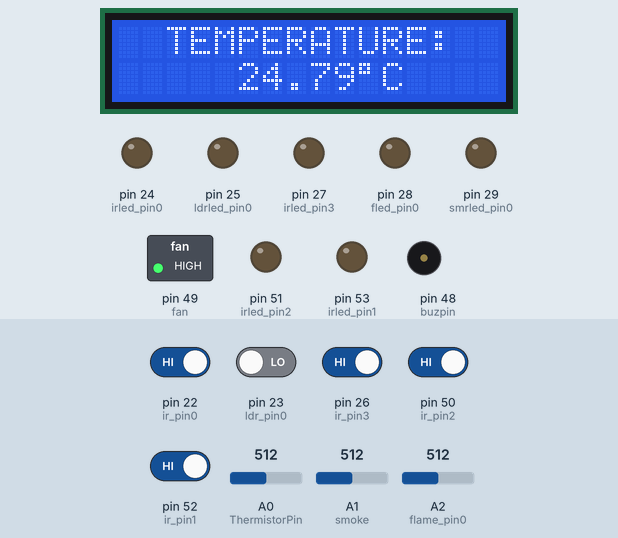
Bench run of a sketch on a simulated Arduino Mega 2560, built with avr-gcc and run on an emulated ATmega2560. Parts: 16×2 character LCD, switched loads named in the sketch (green lamp = pin HIGH), output pins drawn as LEDs (lit = HIGH), buzzer (waves = sounding). Inputs (shaded band) come from the test bench; at power-on: pin 22 (ir_pin0), pin 26 (ir_pin3), pin 50 (ir_pin2), pin 52 (ir_pin1) HIGH, pin 23 (ldr_pin0) LOW, A0 (ThermistorPin) = 512, A2 (flame_pin0) = 512, A1 (smoke) = 512. What the sketch prints to the serial monitor is not drawn.

Above: at 1.2 s.
1.3 s: A0 (ThermistorPin) set to 661
At 5.6 s:
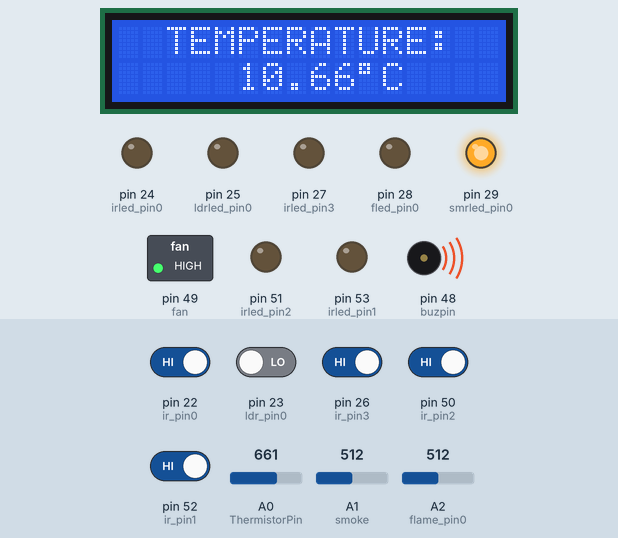
8.8 s: A0 (ThermistorPin) set to 683
At 16.3 s:
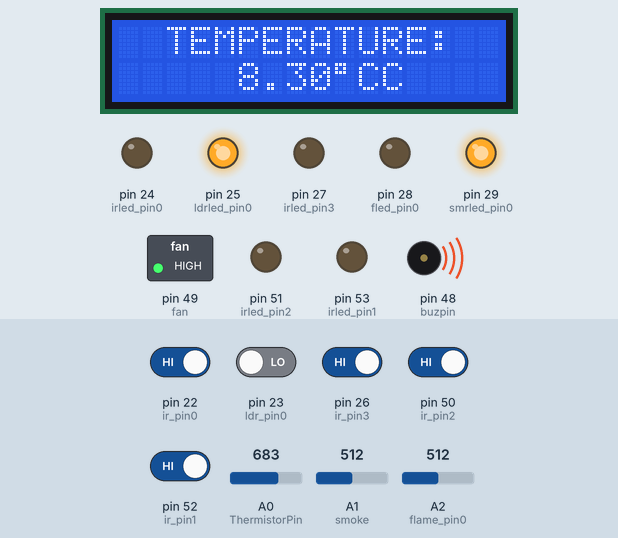
17.3 s: A2 (flame_pin0) set to 218
21.5 s: A2 (flame_pin0) set to 189
At 25.4 s:
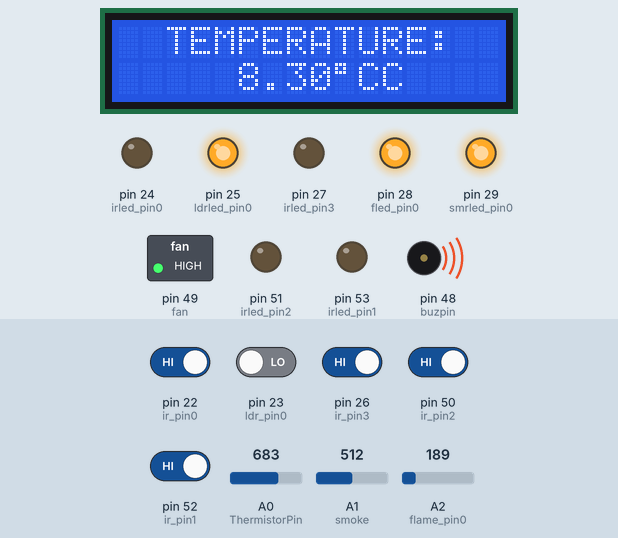
25.7 s: A1 (smoke) set to 409
29.7 s: A1 (smoke) set to 389
At 33.3 s:
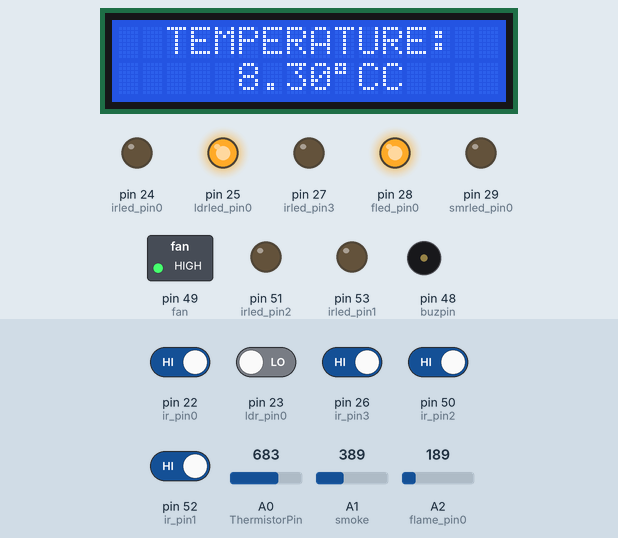
Timing chart, 0 to 38.5 s (numbered marks = the images above; inputs shaded):
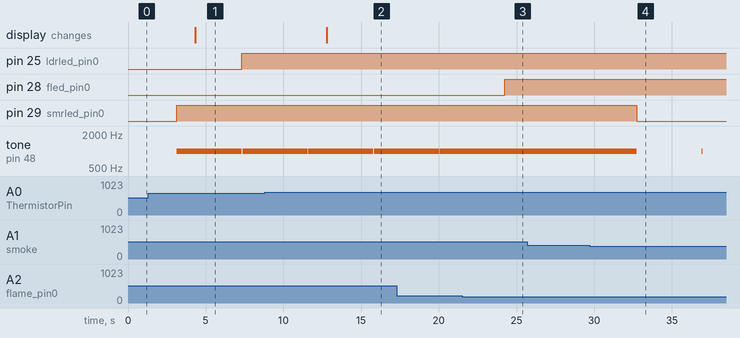

Measured:
- the behaviour switches between 667 and 668 on A0 (ThermistorPin) (found by bisection; images 1 and 2)
- the behaviour switches between 201 and 200 on A2 (flame_pin0) (found by bisection; images 2 and 3)
- the behaviour switches between 401 and 400 on A1 (smoke) (found by bisection; images 3 and 4)
- after the input at 1.3 s, the display: changes after 3.0 s (image 1)
- after the input at 8.8 s, the display: changes after 4.0 s (image 2)
- after the input at 21.5 s, pin 28 (fled_pin0): LOW → HIGH after 2.7 s; tone on pin 48 (buzpin): stays 1000 Hz (without the input it goes to silent after 2.7 s)
- after the input at 25.7 s, every drawn part: stays the same
- after the input at 29.7 s, pin 29 (smrled_pin0): HIGH → LOW after 3.0 s; tone on pin 48 (buzpin): 1000 Hz → silent after 3.0 s, → 1000 Hz 4.2 s later, → silent 0.05 s later
- by itself, tone on pin 48 (buzpin): alternates 1000 Hz for 4.2 s and silent for 0.05 s

The sketch:

UNO.ino
```cpp
#include <SoftwareSerial.h>
#include <ArduinoJson.h>
#define arraySize 32
#include <LCD.h>
#include <LiquidCrystal.h>
#include <LiquidCrystal_I2C.h>
#include <Wire.h>


LiquidCrystal_I2C lcd(0x27, 2, 1, 0, 4, 5, 6, 7, 3, POSITIVE);
char inData[arraySize];
char y[arraySize];
void sendValues(String tsdf);

SoftwareSerial NodeMCU(11,12);

int response;
int ldr_pin0 = 23;
int ldrled_pin0 = 25;
int flamesensvalue0 = 0;
int flame_pin0 = A2;
int fled_pin0 = 28;
int threshold0 = 200;
int buzpin = 48;
int buzpin1 = 47;
int ir_pin0 = 22;
int irled_pin0 = 24;
int ir_pin1 = 52;
int irled_pin1 = 53;
int ir_pin2 = 50;
int irled_pin2 = 51;
int ir_pin3 = 26;
int irled_pin3 = 27;
int iro0 = HIGH;
int iro1 = HIGH;
int iro2 = HIGH;
int iro3 = HIGH;
int smoke = A1;
int sensorThres0 = 400;
int smrled_pin0 = 29;
int Vo;
float R1 = 2252;
float logR2, R2, T;
float A = 1.484778004e-03, B = 2.348962910e-04, C = 1.006037158e-07;
int ThermistorPin = A0;
int fan = 49;
int buzz;
int a_light;
int control = 1;

void setup() {
  pinMode(ldr_pin0,INPUT);
  pinMode(flame_pin0,INPUT);
  pinMode(fled_pin0,OUTPUT);
  pinMode(ldr_pin0,INPUT);
  pinMode(ldrled_pin0,OUTPUT);
  pinMode(ir_pin0,INPUT);
  pinMode(irled_pin0,OUTPUT);
  pinMode(ir_pin1,INPUT);
  pinMode(irled_pin1,OUTPUT);
  pinMode(ir_pin2,INPUT);
  pinMode(irled_pin2,OUTPUT);
  pinMode(ir_pin3,INPUT);
  pinMode(irled_pin3,OUTPUT);
  pinMode(smoke,INPUT);
  pinMode(smrled_pin0,OUTPUT);
  pinMode(buzpin,OUTPUT);
  pinMode(buzpin1,OUTPUT);
  pinMode(fan,OUTPUT);
  digitalWrite(fan,HIGH);
  Serial.begin(9600);
  NodeMCU.begin(9600);
  Serial.println("setup");
lcd.begin(16,2);
lcd.backlight();

}

void loop() {
  lcd.setCursor(2,0);
  lcd.print("TEMPERATURE:");
  TEMP();
  lcd.setCursor(5,1);
  lcd.print(T);
  lcd.print((char)223);
  lcd.print("C");
  delay(3000);
  Serial.println("loop");
  float temp = TEMP();
  int ldr = LDR(control);
  int flame = FLAME();
  int ir = IR();
  int ir1 = IR1();
  int ir2 = IR2();
  int ir3 = IR3();
  int smoke = SMOKE();
  int fan = FAN(control);
   if(buzpin == HIGH){
    buzz = 1;
  }else{
    buzz = 0;
  }
  if(fled_pin0 == HIGH){
    a_light = 1;
    }else{
      a_light = 0;
    }
    Serial.println(buzz);
    Serial.println(a_light);
  Serial.print("light ");
  Serial.println(ldr);
  Serial.print("flame ");
  Serial.println(flame);
  control = sendValues(ldr,flame,ir,ir1,ir2,ir3,smoke,temp,fan,buzz,a_light);
  Serial.println("control");
  Serial.println(control);
}


int sendValues(int ldr2,int flame2,int ir, int ir1, int ir2, int ir3, int smoke, float temp, int fan, int buzz, int a_light){
  StaticJsonBuffer<1000> jsonBuffer;
  JsonObject& root = jsonBuffer.createObject();
  root["order"] = "send_values";
  root["ldr"] = ldr2;
  root["flame"] = flame2;
  root["ir"] = ir;
  root["ir2"] = ir1;
  root["ir3"] = ir2;
  root["ir4"] = ir3;
  root["smoke"] = smoke;
  root["temp"] = temp;
  root["fan"] = fan;
  root["buzz"] = buzz;
  root["light"] = a_light;
  root.printTo(NodeMCU);
  Serial.println("Data Sent ...");
  if(NodeMCU.available()){
    Serial.println("Response available ...");
  }
  response = NodeMCU.parseInt();
  Serial.println(response);
  if(response==1){
    Serial.println("fan and light is off");

    }
  else if(response==2){
    Serial.println("fan off and light  on");
  }
   else if(response==3){
    Serial.println("fan on and light  off");
  }
   else if(response==4){
    Serial.println("fan on and light  on");
  }

    else{
     Serial.println("Error occur");
    }
  return response;
}

int LDR(int ctrl){
  int value;
   if( digitalRead(ldr_pin0) == 1 || ctrl == 2 || ctrl == 4 || ctrl > 4){
     digitalWrite(ldrled_pin0, HIGH);
      value = 1;


   }else if(ctrl == 0){
    digitalWrite(ldrled_pin0, HIGH);
    value = 1;

    }
   else{
    digitalWrite(ldrled_pin0, LOW);
      value = 0;
   }
         delay(10);

   return value;
}
int FLAME(){
  int value;
  flamesensvalue0 = analogRead(flame_pin0);
  if(flamesensvalue0 <= threshold0)
  {
    digitalWrite(fled_pin0,HIGH);
    tone(buzpin,1000);
    value = 1;

  }
  else
  {
    digitalWrite(fled_pin0,LOW);
    noTone(buzpin);
     value = 0;

  }
  delay(10);
  return value;
}
int IR(){
  int value;
  iro0 = digitalRead(ir_pin0);
  if(iro0 == LOW)
  {
    digitalWrite(irled_pin0, HIGH);
    tone(buzpin1,1000);
    value = 1;

  }
  else
  {
    digitalWrite(irled_pin0, LOW);
     noTone(buzpin1);
    value = 0;
  }
  delay(10);
  return value;
}
int IR1(){
  int value;
  iro1 = digitalRead(ir_pin1);
    //tone(buzpin1,1000);
  if(iro1 == LOW)
  {
    digitalWrite(irled_pin1, HIGH);
    value = 1;

  }
  else
  {
    digitalWrite(irled_pin1, LOW);
    value = 0;
  }
  delay(10);
  return value;
}
int IR2(){
  int value;
  iro2 = digitalRead(ir_pin2);
  if(iro2 == LOW)
  {
    digitalWrite(irled_pin2, HIGH);
   // tone(buzpin1,1000);
    value = 1;

  }
  else
  {
    digitalWrite(irled_pin2, LOW);
    value = 0;
  }
  delay(10);
  return value;
}
int IR3(){
  int value;
  iro3 = digitalRead(ir_pin3);
  if(iro3 == LOW)
  {
    digitalWrite(irled_pin3, HIGH);
   // tone(buzpin1,1000);
    value = 1;

  }
  else
  {
    digitalWrite(irled_pin3, LOW);
    value = 0;
  }
  delay(10);
  return value;
}

int SMOKE(){
  int analogSensor = analogRead(smoke);
  int value;
  if(analogSensor > sensorThres0)
  {
    digitalWrite(smrled_pin0,HIGH);
    tone(buzpin,1000);
    value=1;
  }
  else
  {
    digitalWrite(smrled_pin0,LOW);
    noTone(buzpin);
    value=0;
  }
  delay(10);
  return value;
}
float TEMP()
{
Vo = analogRead(ThermistorPin);
R2 = R1* (1023.0 / (float)Vo - 1.0);
logR2 = log(R2);
T = (1.0 / (A + B*logR2 + C*logR2*logR2*logR2));
T =  -(T + 265.15 - 589);
return T;
}
int FAN(int ctrl){
  int value;
  if(T>26.19 || ctrl == 3 || ctrl == 4)
  {
    digitalWrite(fan,LOW);
    value = 1;

  }else if(T>26.19 && (ctrl == 1 || ctrl == 2)){
    digitalWrite(fan,HIGH);
    value = 0;

    }
    else if(ctrl == 0){
    digitalWrite(fan,HIGH);
    value = 0;

    }
  else
  {
    digitalWrite(fan,HIGH);
    value = 0;

  }
  return value;
}
```
